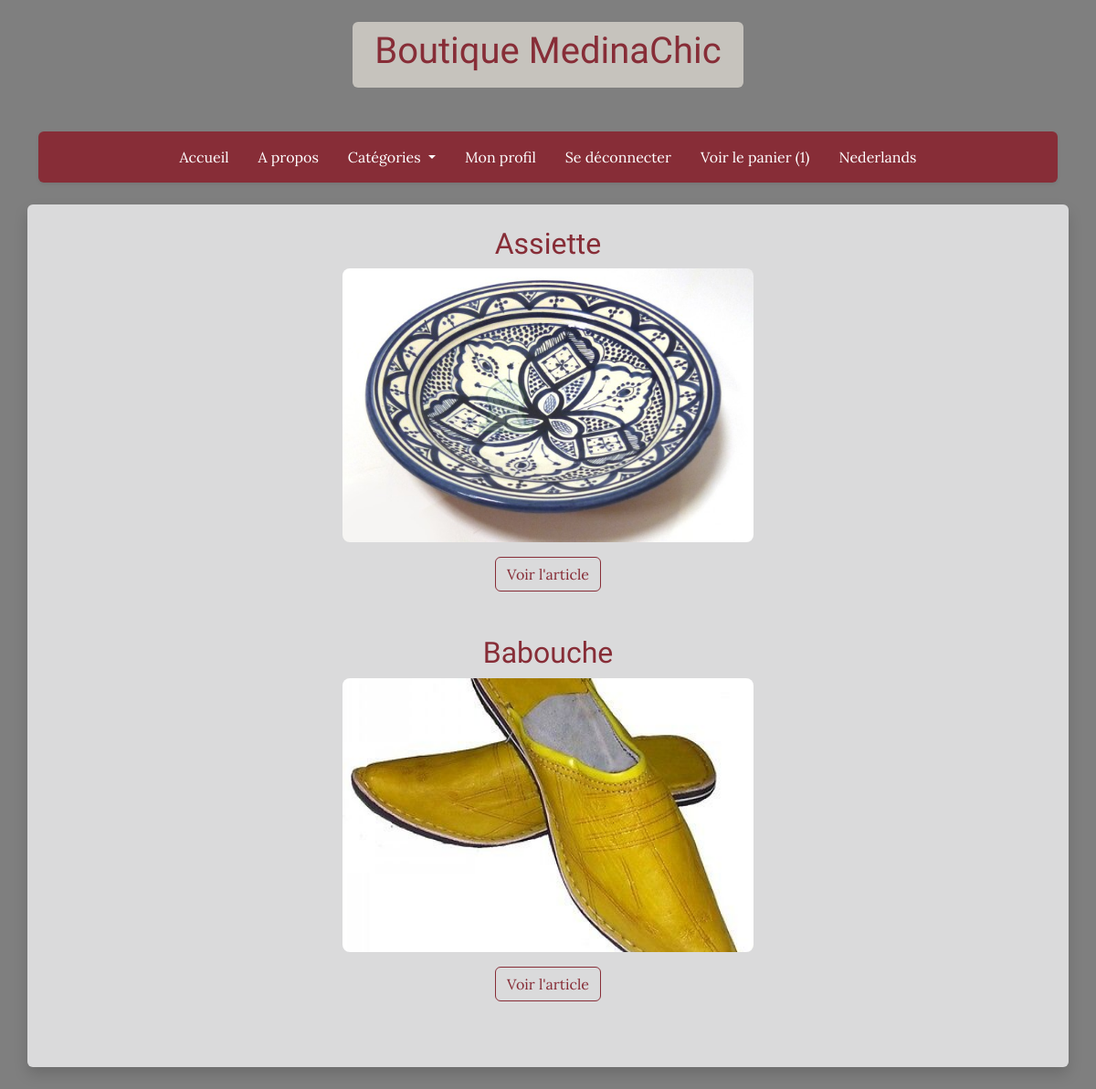
Screenshot of / (signed in) with the database file from the repository.
### accounts/models.py (models this page shows, shortened)
class Shopper(AbstractUser):
    username = None
    email = models.EmailField(max_length=254, unique=True)
    stripe_id = models.CharField(max_length=90, blank=True)
    USERNAME_FIELD = 'email'
    REQUIRED_FIELDS = []
    objects = CustomUserManager()

### store/models.py (models this page shows, shortened)
class Cart(models.Model):
    user = models.OneToOneField(AUTH_USER_MODEL, on_delete=models.CASCADE)
    orders = models.ManyToManyField(Order)
    ordered = models.BooleanField(default=False)
    ordered_date = models.DateTimeField(blank=True, null=True)

class Product(models.Model):
    name = models.CharField(max_length=128)
    slug = models.SlugField(max_length=128, blank=True)
    CATEGORIES = [
        ('autre', 'Autre'),
        ('cuisine', 'Cuisine'),
        ('vetement', 'Vetement'),
        ('tissu', 'Tissu'),
        ('argile', 'Argile'),
        ('maroquineire', 'Maroquineire'),
        ('alimentaire', 'Alimentaire'),
        ('accessoire', 'Accessoire'),
    ]
    category = models.CharField(max_length=50, choices=CATEGORIES, default='autre')
    price = models.FloatField(default=0.0)
    quantity = models.IntegerField(default=0)
    description = models.TextField(blank=True)
    thumbnail = models.ImageField(upload_to="products/", blank=True, null=True)
    stripe_id = models.CharField(max_length=90, blank=True)
    def get_absolute_url(self):
        return reverse('product', kwargs={'slug': self.slug})
    def thumbnail_url(self):
        return self.thumbnail.url if self.thumbnail else static("img/logo-bleu.jpg")

### store/views.py (the view)
# urls.py: path('', index, name="index"),
def index(request):
    products = Product.objects.all()
    return render(request, 'store/index.html', {'products': products})

### store/templates/store/index.html (shortened to what this page needs)
{% extends 'base.html' %}
{% block content %}
    <div class="row">
        {% for product in products %}
            <div class="col-12 product-block text-center">
                <h2 class="product-title">{{ product.name }}</h2>
                <img src="{{ product.thumbnail_url }}" alt="{{ product.name }}" class="product-image mb-3">
                <div>
                    <a href="{{ product.get_absolute_url }}" class="btn btn-outline-dark">Voir l'article</a>
                </div>
            </div>
        {% endfor %}
    </div>
{% endblock %}

### templates/base.html (shortened to what this page needs)
{% load static %}
<!DOCTYPE html>
<html lang="fr">
<head>
    <link href="https://cdn.jsdelivr.net/npm/bootstrap@5.3.3/dist/css/bootstrap.min.css" rel="stylesheet">
</head>
<body class="py-4">
    <div class="text-center mb-5">
        <div class="d-inline-block px-4 py-2 rounded" style="background-color: rgba(245, 240, 231, 0.6);">
            <a href="{% url 'index' %}" class="text-decoration-none">
                <h1 style="color: #872D37;">Boutique MedinaChic</h1>
            </a>
        </div>
    </div>
    <div class="container mb-4">
        <nav class="navbar navbar-expand-lg navbar-custom rounded shadow-sm">
            <div class="container justify-content-center">
                <div class="collapse navbar-collapse justify-content-center" id="navbarContent">
                    <ul class="navbar-nav mb-2 mb-lg-0 d-flex justify-content-center gap-3">
                            <li class="nav-item">
                                <a class="nav-link" href="{% url 'index' %}">Accueil</a>
                            </li>
                            <li class="nav-item">
                                <a class="nav-link" href="{% url 'apropos' %}">A propos</a>
                            </li>
                            <li class="nav-item dropdown">
                                <a class="nav-link dropdown-toggle" href="#" id="navbarDropdown" role="button"
                                   data-bs-toggle="dropdown" aria-expanded="false">
                                    Catégories
                                </a>
                            </li>
                        {% if user.is_authenticated %}
                            <li class="nav-item">
                                <a class="nav-link" href="{% url 'profile' %}">Mon profil</a>
                            </li>
                            <li class="nav-item">
                                <a class="nav-link text-danger" href="{% url 'logout' %}">Se déconnecter</a>
                            </li>
                        {% endif %}
                        {% if user.cart and not user.cart.ordered %}
                            <li class="nav-item">
                                <a class="nav-link" href="{% url 'cart' %}">Voir le panier ({{ user.cart.orders.count }})</a>
                            </li>
                        {% endif %}
                        <li class="nav-item">
                                <a class="nav-link" href="{% url 'index' %}">Nederlands</a>
                        </li>
                    </ul>
                </div>
            </div>
        </nav>
    </div>
    <div class="container bg-light bg-opacity-75 p-4 rounded shadow">
        {% block content %}
        {% endblock %}
    </div>
</body>
</html>

### store/templates/store/index.html (style rules this page uses)
.product-block { margin-bottom: 3rem; }
.product-title { color: #872D37; }
.product-image { width: 100%; max-width: 450px; height: 300px; object-fit: cover; border-radius: 8px; }
.btn-outline-dark { border-color: #872D37; color: #872D37; }

### rows the page displays
Shopper: cart.orders.count "1"
Product: name "Assiette", thumbnail_url (picture)
Product: name "Babouche", thumbnail_url (picture)
